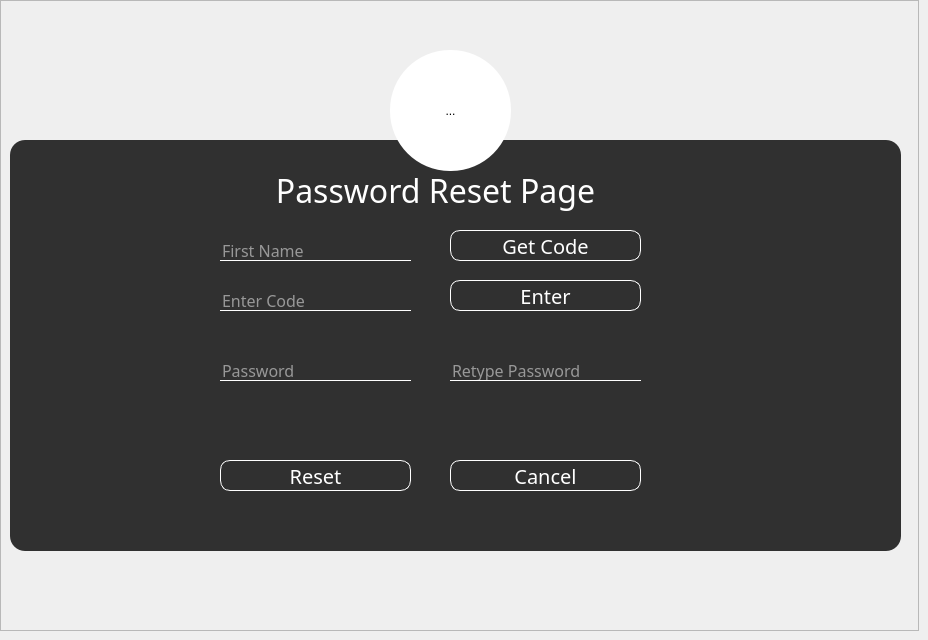
            <widget class="QWidget" name="page_passwordreset">
             <widget class="QFrame" name="frame_11">
              <property name="geometry">
               <rect>
                <x>0</x>
                <y>0</y>
                <width>919</width>
                <height>631</height>
               </rect>
              </property>
              <property name="sizePolicy">
               <sizepolicy hsizetype="Maximum" vsizetype="Maximum">
                <horstretch>0</horstretch>
                <verstretch>0</verstretch>
               </sizepolicy>
              </property>
              <property name="maximumSize">
               <size>
                <width>919</width>
                <height>700</height>
               </size>
              </property>
              <property name="styleSheet">
               <string notr="true">background-image: url(:/icons/this.jpg);</string>
              </property>
              <property name="frameShape">
               <enum>QFrame::StyledPanel</enum>
              </property>
              <property name="frameShadow">
               <enum>QFrame::Raised</enum>
              </property>
             </widget>
             <widget class="QFrame" name="frame_12">
              <property name="geometry">
               <rect>
                <x>10</x>
                <y>140</y>
                <width>891</width>
                <height>411</height>
               </rect>
              </property>
              <property name="styleSheet">
               <string notr="true">*{
	font-family:century gothic;
	fontsize:24px;
}

QFrame
{
	background:rgba(0,0,0,0.8);
	border-radius:15px;
}

*{
	background-image: url(:/icons/librarybooks.jpg);
}


QLabel
{
	color:white;
	background: transparent;
}



QLineEdit
{
	background:transparent;
	border:none;
	color: rgb(15, 15, 15);
	border-bottom:1px solid  rgb(35, 35, 35);
}


</string>
              </property>
              <property name="frameShape">
               <enum>QFrame::StyledPanel</enum>
              </property>
              <property name="frameShadow">
               <enum>QFrame::Raised</enum>
              </property>
              <widget class="QPushButton" name="btn_reset">
               <property name="geometry">
                <rect>
                 <x>210</x>
                 <y>320</y>
                 <width>191</width>
                 <height>31</height>
                </rect>
               </property>
               <property name="font">
                <font>
                 <family>century gothic</family>
                 <pointsize>15</pointsize>
                </font>
               </property>
               <property name="styleSheet">
                <string notr="true">QPushButton
{
	background: transparent;
	border-radius: 10px;
	color: rgb(255, 255, 255);
	border: 1px solid rgb(255, 255, 255)
}

QPushButton:hover
{
	background-color: rgb(0, 170, 255);
}</string>
               </property>
               <property name="text">
                <string>Reset</string>
               </property>
              </widget>
              <widget class="QLabel" name="label_185">
               <property name="geometry">
                <rect>
                 <x>180</x>
                 <y>10</y>
                 <width>491</width>
                 <height>81</height>
                </rect>
               </property>
               <property name="font">
                <font>
                 <family>century gothic</family>
                 <pointsize>24</pointsize>
                </font>
               </property>
               <property name="text">
                <string>Password Reset Page</string>
               </property>
               <property name="alignment">
                <set>Qt::AlignCenter</set>
               </property>
              </widget>
              <widget class="QLineEdit" name="lineEdit_username_pass">
               <property name="geometry">
                <rect>
                 <x>210</x>
                 <y>100</y>
                 <width>191</width>
                 <height>21</height>
                </rect>
               </property>
               <property name="font">
                <font>
                 <family>century gothic</family>
                 <pointsize>12</pointsize>
                </font>
               </property>
               <property name="styleSheet">
                <string notr="true">color: rgb(255, 255, 255);
border-bottom:1px solid  rgb(255, 255, 255);</string>
               </property>
               <property name="placeholderText">
                <string>First Name</string>
               </property>
              </widget>
              <widget class="QLineEdit" name="lineEdit_pass1">
               <property name="enabled">
                <bool>false</bool>
               </property>
               <property name="geometry">
                <rect>
                 <x>210</x>
                 <y>220</y>
                 <width>191</width>
                 <height>21</height>
                </rect>
               </property>
               <property name="font">
                <font>
                 <family>century gothic</family>
                 <pointsize>12</pointsize>
                </font>
               </property>
               <property name="styleSheet">
                <string notr="true">color: rgb(255, 255, 255);
border-bottom:1px solid  rgb(255, 255, 255);</string>
               </property>
               <property name="echoMode">
                <enum>QLineEdit::Password</enum>
               </property>
               <property name="placeholderText">
                <string>Password</string>
               </property>
              </widget>
              <widget class="QLineEdit" name="lineEdit_pass2">
               <property name="enabled">
                <bool>false</bool>
               </property>
               <property name="geometry">
                <rect>
                 <x>440</x>
                 <y>220</y>
                 <width>191</width>
                 <height>21</height>
                </rect>
               </property>
               <property name="font">
                <font>
                 <family>century gothic</family>
                 <pointsize>12</pointsize>
                </font>
               </property>
               <property name="styleSheet">
                <string notr="true">color: rgb(255, 255, 255);
border-bottom:1px solid  rgb(255, 255, 255);</string>
               </property>
               <property name="echoMode">
                <enum>QLineEdit::Password</enum>
               </property>
               <property name="placeholderText">
                <string>Retype Password</string>
               </property>
              </widget>
              <widget class="QPushButton" name="btn_cancel_2">
               <property name="geometry">
                <rect>
                 <x>440</x>
                 <y>320</y>
                 <width>191</width>
                 <height>31</height>
                </rect>
               </property>
               <property name="font">
                <font>
                 <family>century gothic</family>
                 <pointsize>15</pointsize>
                </font>
               </property>
               <property name="styleSheet">
                <string notr="true">QPushButton
{
	background: transparent;
	border-radius: 10px;
	color: rgb(255, 255, 255);
	border: 1px solid rgb(255, 255, 255)
}

QPushButton:hover
{
	background-color: rgb(0, 170, 255);
}</string>
               </property>
               <property name="text">
                <string>Cancel</string>
               </property>
              </widget>
              <widget class="QLabel" name="label_pass">
               <property name="geometry">
                <rect>
                 <x>210</x>
                 <y>270</y>
                 <width>411</width>
                 <height>16</height>
                </rect>
               </property>
               <property name="font">
                <font>
                 <family>century gothic</family>
                 <pointsize>12</pointsize>
                </font>
               </property>
               <property name="text">
                <string/>
               </property>
              </widget>
              <widget class="QPushButton" name="btn_code">
               <property name="geometry">
                <rect>
                 <x>440</x>
                 <y>90</y>
                 <width>191</width>
                 <height>31</height>
                </rect>
               </property>
               <property name="font">
                <font>
                 <family>century gothic</family>
                 <pointsize>15</pointsize>
                </font>
               </property>
               <property name="styleSheet">
                <string notr="true">QPushButton
{
	background: transparent;
	border-radius: 10px;
	color: rgb(255, 255, 255);
	border: 1px solid rgb(255, 255, 255)
}

QPushButton:hover
{
	background-color: rgb(0, 170, 255);
}</string>
               </property>
               <property name="text">
                <string>Get Code</string>
               </property>
              </widget>
              <widget class="QLineEdit" name="lineEdit_username_code">
               <property name="geometry">
                <rect>
                 <x>210</x>
                 <y>150</y>
                 <width>191</width>
                 <height>21</height>
                </rect>
               </property>
               <property name="font">
                <font>
                 <family>century gothic</family>
                 <pointsize>12</pointsize>
                </font>
               </property>
               <property name="styleSheet">
                <string notr="true">color: rgb(255, 255, 255);
border-bottom:1px solid  rgb(255, 255, 255);</string>
               </property>
               <property name="placeholderText">
                <string>Enter Code</string>
               </property>
              </widget>
              <widget class="QPushButton" name="btn_enter">
               <property name="geometry">
                <rect>
                 <x>440</x>
                 <y>140</y>
                 <width>191</width>
                 <height>31</height>
                </rect>
               </property>
               <property name="font">
                <font>
                 <family>century gothic</family>
                 <pointsize>15</pointsize>
                </font>
               </property>
               <property name="styleSheet">
                <string notr="true">QPushButton
{
	background: transparent;
	border-radius: 10px;
	color: rgb(255, 255, 255);
	border: 1px solid rgb(255, 255, 255)
}

QPushButton:hover
{
	background-color: rgb(0, 170, 255);
}</string>
               </property>
               <property name="text">
                <string>Enter</string>
               </property>
              </widget>
             </widget>
             <widget class="QToolButton" name="toolButton_5">
              <property name="geometry">
               <rect>
                <x>390</x>
                <y>50</y>
                <width>121</width>
                <height>121</height>
               </rect>
              </property>
              <property name="styleSheet">
               <string notr="true">background:none;
background: white;
border-radius: 60px;</string>
              </property>
              <property name="text">
               <string>...</string>
              </property>
              <property name="icon">
               <iconset resource="icons.qrc">
                <normaloff>:/icons/ad.jpeg</normaloff>:/icons/ad.jpeg</iconset>
              </property>
              <property name="iconSize">
               <size>
                <width>80</width>
                <height>80</height>
               </size>
              </property>
             </widget>
            </widget>
